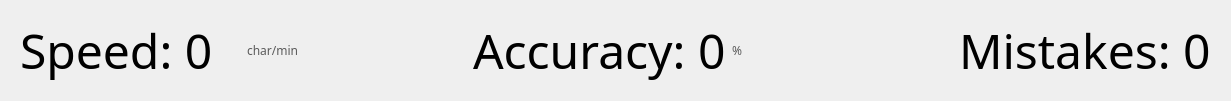
   <widget class="QWidget" name="parametrs" native="true">
    <property name="geometry">
     <rect>
      <x>150</x>
      <y>120</y>
      <width>1231</width>
      <height>101</height>
     </rect>
    </property>
    <widget class="QWidget" name="horizontalLayoutWidget">
     <property name="geometry">
      <rect>
       <x>20</x>
       <y>10</y>
       <width>1191</width>
       <height>80</height>
      </rect>
     </property>
     <layout class="QHBoxLayout" name="horizontalLayout_8">
      <item>
       <widget class="QLabel" name="speed">
        <property name="font">
         <font>
          <family>Futura</family>
          <pointsize>36</pointsize>
         </font>
        </property>
        <property name="text">
         <string>Speed: 0</string>
        </property>
       </widget>
      </item>
      <item>
       <widget class="QLabel" name="label">
        <property name="font">
         <font>
          <family>Futura</family>
         </font>
        </property>
        <property name="styleSheet">
         <string notr="true">color: rgb(90, 90, 90);</string>
        </property>
        <property name="text">
         <string>char/min</string>
        </property>
       </widget>
      </item>
      <item>
       <widget class="QLabel" name="accuracy">
        <property name="font">
         <font>
          <family>Futura</family>
          <pointsize>36</pointsize>
         </font>
        </property>
        <property name="text">
         <string>Accuracy: 0</string>
        </property>
       </widget>
      </item>
      <item>
       <widget class="QLabel" name="label_2">
        <property name="font">
         <font>
          <family>Futura</family>
         </font>
        </property>
        <property name="styleSheet">
         <string notr="true">color: rgb(90, 90, 90);</string>
        </property>
        <property name="text">
         <string>%</string>
        </property>
       </widget>
      </item>
      <item>
       <widget class="QLabel" name="misses">
        <property name="font">
         <font>
          <family>Futura</family>
          <pointsize>36</pointsize>
         </font>
        </property>
        <property name="text">
         <string>Mistakes: 0</string>
        </property>
       </widget>
      </item>
     </layout>
    </widget>
   </widget>
